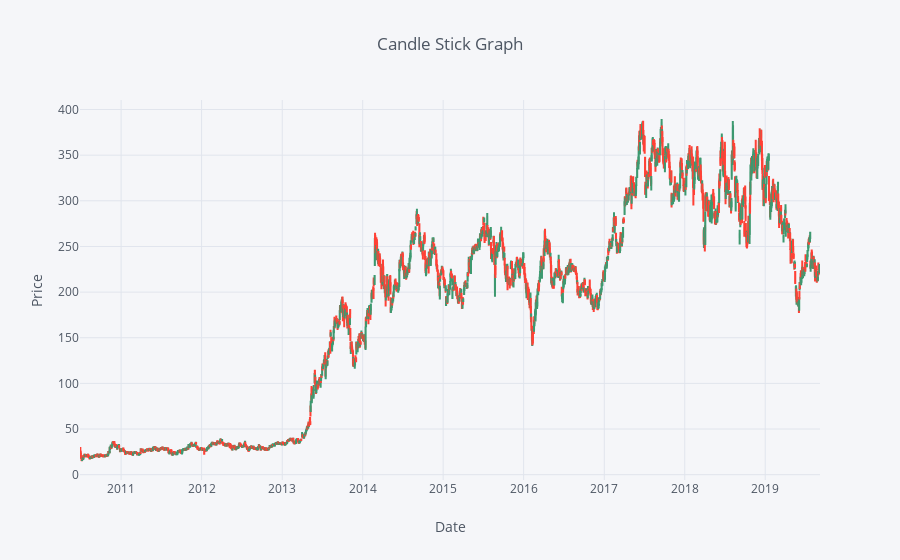

The code cell stored with this chart in its notebook:
### Markdown cell above
### Some visual representation of stock's value over time

### Code cell
stock.iplot(kind='candle', xTitle='Date',yTitle='Price', title='Candle Stick Graph')

### Figure 1 — Plotly figure (JSON) as saved in the notebook; plotly's stock layout.template omitted (floating-point values rounded to 4 significant figures; data arrays with more than 128 entries replaced by an {"elided": "..."} marker saying what was removed)
{"data": [{"close": {"elided": "2314 float values"}, "high": {"elided": "2314 float values"}, "low": {"elided": "2314 float values"}, "open": {"elided": "2314 float values"}, "showlegend": false, "type": "candlestick", "uid": "42a2e82c-b5da-447a-ae09-eb74ad2d0ba4", "x": {"elided": "2314 str values"}, "yaxis": "y2"}], "layout": {"legend": {"bgcolor": "#F5F6F9", "font": {"color": "#4D5663"}}, "paper_bgcolor": "#F5F6F9", "plot_bgcolor": "#F5F6F9", "title": {"font": {"color": "#4D5663"}, "text": "Candle Stick Graph"}, "xaxis": {"gridcolor": "#E1E5ED", "rangeslider": {"visible": false}, "showgrid": true, "tickfont": {"color": "#4D5663"}, "title": {"font": {"color": "#4D5663"}, "text": "Date"}, "zerolinecolor": "#E1E5ED"}, "yaxis": {"gridcolor": "#E1E5ED", "showgrid": true, "showticklabels": false, "tickfont": {"color": "#4D5663"}, "title": {"font": {"color": "#4D5663"}, "text": "Price"}, "zerolinecolor": "#E1E5ED"}, "yaxis2": {"gridcolor": "#E1E5ED", "showgrid": true, "tickfont": {"color": "#4D5663"}, "title": {"font": {"color": "#4D5663"}, "text": "Price"}, "zerolinecolor": "#E1E5ED"}}}
